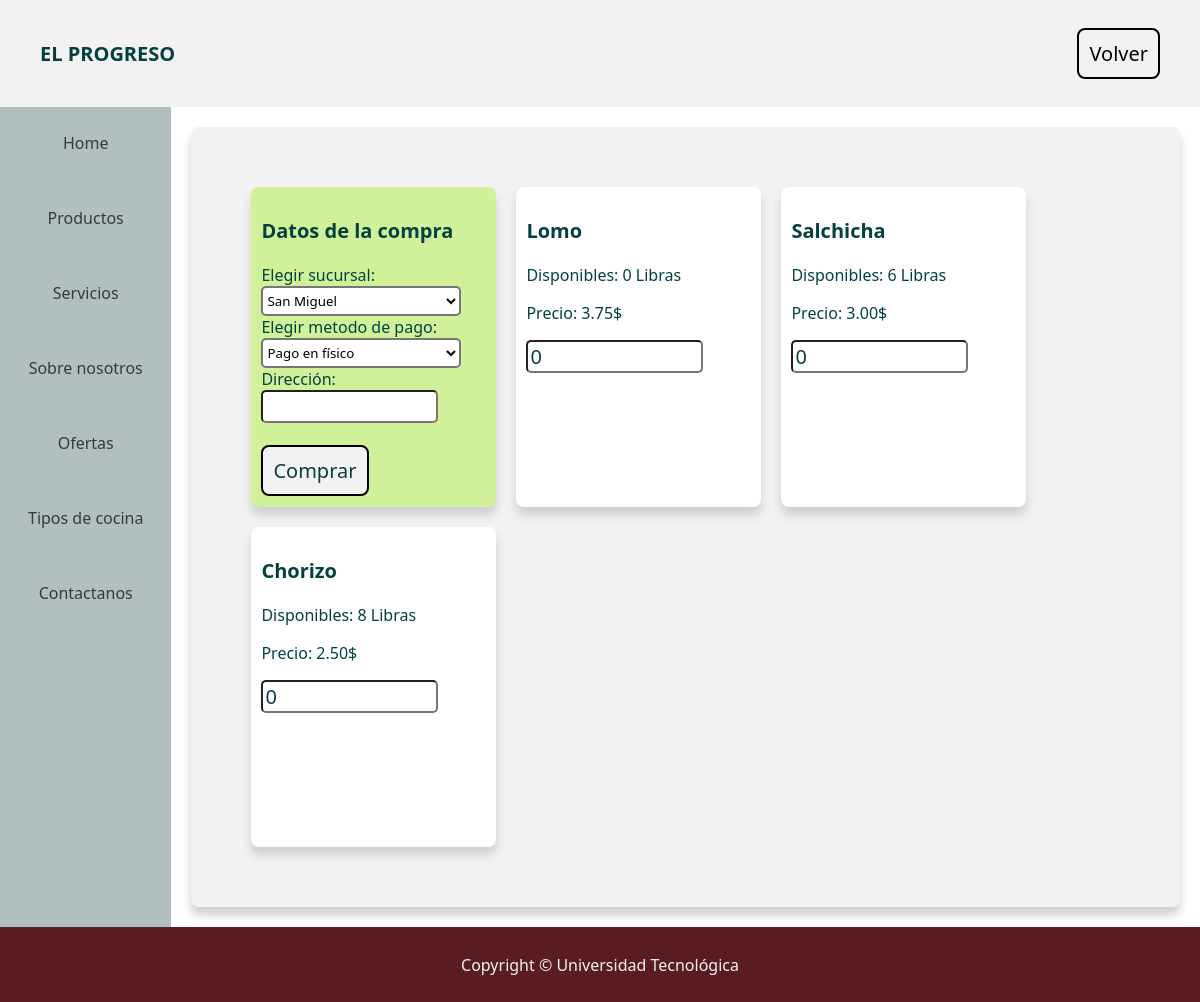
/pages/user/store.php (signed in), run on the app's committed database.
### tables this page shows
CREATE TABLE `productos` (
  `idProducto` int(11) NOT NULL,
  `nombre` varchar(200) NOT NULL,
  `precio` decimal(10,2) NOT NULL,
  `stock` int(11) NOT NULL,
  `isActive` bit(1) DEFAULT b'1',
  `idCategoria` int(11) NOT NULL,
  `idProveedor` int(11) NOT NULL,
  `idUnidad` int(11) NOT NULL
);

CREATE TABLE `unidades` (
  `idUnidad` int(11) NOT NULL,
  `Nombre` varchar(30) NOT NULL,
  `Descripcion` varchar(100) NOT NULL
);

### pages/user/manager.php (called while the page is built, shortened)
<?php
function executeQuery($query){
  $connection = $GLOBALS['connectDB']();
  $response = mysqli_fetch_array(mysqli_query($connection, $query));
  return $response;
}
function getUserID($email) {
  $query = "SELECT `idUsuario` FROM `usuarios` WHERE `email` = '$email';";
  return executeQuery($query)['idUsuario'];
}
function getAllUserData($id){
  $query = "SELECT clientes.nombres, clientes.apellidos, usuarios.password, clientes.telefono, usuarios.email, clientes.direccion, usuarios.idCliente
  FROM usuarios INNER JOIN clientes ON usuarios.idUsuario=clientes.idCliente
  WHERE usuarios.idUsuario=$id;";
  return executeQuery($query);
}
?>

### pages/user/store.php (the view, shortened to what this page needs)
<!DOCTYPE html>
<html lang="es">
<head>
  <link rel="stylesheet" href="../../style.css">
</head>
<body>
  <header class="bright">
    <p>EL PROGRESO</p>
    <button onclick="location.href='userhomepage.php'">Volver</button>
  </header>
  <?php
    require('manager.php');
    $userId = getUserID($_SESSION['email']);
  ?>
  <div class="page">
    <nav>
      <a href="../../home.html">Home</a>
      <a href="../static/products.html">Productos</a>
      <a href="../static/services">Servicios</a>
      <a href="../static/about.html">Sobre nosotros</a>
      <a href="../static/oferts">Ofertas</a>
      <a href="../static/tipos_de_cocina.html">Tipos de cocina</a>
      <a href="../static/contact">Contactanos</a>
    </nav>
    <section>
      <article class="bright">
        <form action="../scripts/storehandler.php" method="post">
          <div class="card-holder">
            <div class="card" style="background-color: #d0f19a;">
              <h1>Datos de la compra</h1>
              Elegir sucursal:
              <select name="sucursal">
                <?php
                  $connection = $connectDB();
                  $query = "SELECT `idSucursal`, `nombre` FROM `sucursales`";
                  $result = mysqli_query($connection, $query);
                  while ($row_suc = mysqli_fetch_assoc($result)) {
                    $sucursal[] = $row_suc;
                  }
                  foreach($sucursal as $row) {
                    echo "<option value=\"".$row['idSucursal']."\">".$row['nombre']."</option>";
                  }
                ?>
              </select>
              Elegir metodo de pago:
              <select name="modoPago">
                <?php
                  $connection = $connectDB();
                  $query = "SELECT `idModo`, `tipoPago` FROM `modoPagos`";
                  $result = mysqli_query($connection, $query);
                  while ($row_pago = mysqli_fetch_assoc($result)) {
                    $pago[] = $row_pago;
                  }
                  foreach($pago as $row) {
                    echo "<option value=\"".$row['idModo']."\">".$row['tipoPago']."</option>";
                  }
                ?>
              </select>
              <br>
              <?php
                $userData = getAllUserData($userId);
                echo("Dirección:");
                echo('<input type="text" value="'.$userData['direccion'].'" hint=Direccion name=direccion required>')
              ?>
              <br>
              <br>
              <input type="submit" value="Comprar">
            </div>
            <?php
              $connection = $connectDB();
              $data = [];
              $query = "SELECT productos.idProducto, productos.nombre, productos.stock, productos.isActive, productos.precio, unidades.Nombre as medida
              FROM productos INNER JOIN unidades
              ON productos.idUnidad=unidades.idUnidad WHERE isActive=1;";
              $result = mysqli_query($connection, $query);
              while ($row_prod = mysqli_fetch_assoc($result)) {
                $producto[] = $row_prod;
              }
              foreach($producto as $row) {
                array_push($data, $row['idProducto']);
                echo("<div class=\"card white\">");
                echo("<h1>".$row['nombre']."</h1>");
                echo("<p>Disponibles: ".$row['stock']." ".$row['medida']."</p>");
                echo("<p>Precio: ".$row['precio']."$</p>");
                echo("<input type=\"number\" name=\"cuantity".$row['idProducto']."\" value=\"0\" min=\"0\" max=\"".$row['stock']."\">");
                echo("</div>");
              }
            ?>
          </div>
        </form>
      </article>
    </section>
  </div>
  <footer class="dark">Copyright © Universidad Tecnológica</footer>
</body>
</html>

### style.css (style rules this page uses)
* { font-family: 'Segoe UI', Tahoma, Geneva, Verdana, sans-serif; }
body { margin: 0; min-height: 100vh; display: flex; flex-direction: column; }
header { font-size: 20px; font-weight: bold; padding: 20px 40px; display: flex; justify-content: space-between; align-items: center; flex-wrap: wrap; }
h1 { font-size: 25px; font-weight: bold; }
footer { height: 35px; padding: 20px; display: flex; justify-content: center; align-items: center; }
nav { background-color: #B2BEBF; height: auto; width: 200px; display: flex; flex-direction: column; align-items: center; justify-content: flex-start; }
nav a { text-align: center; text-decoration: none; color: #3B3936; height: 50px; width: 100%; padding: 25px 0px 0px; transition-duration: 0.3s; }
section { width: 100%; height: auto; display: flex; flex-wrap: wrap; }
article { margin: 20px; padding: 50px; height: auto; width: 100%; border-radius: 8px; box-shadow: 0px 8px 10px 0px #CFCFCF; }
input { border-radius: 5px; border: 2 px solid #044040; color: #044040; font-size: 20px; }
input[type=text] { width: 75%; }
input[type=number] { width: 75%; }
input[type=submit] { background-color: #F2F2F2; transition-duration: 0.3s; font-size: 20px; border-radius: 8px; border: 2px solid black; padding: 10px; }
select { border-width: 2px; width: 200px; height: 30px; border-radius: 5px; border: 2 px solid black; background-color: white; }
.page { flex-grow: 1; display: flex; }
.white { background-color: white; color: #044040; }
.bright { background-color: #F2F2F2; color: #044040; }
.bright button { background-color: #F2F2F2; transition-duration: 0.3s; font-size: 20px; border-radius: 8px; border: 2px solid black; padding: 10px; }
.dark { background-color: #591C21; color: #F2F2F2; }
.card-holder { display: flex; flex-wrap: wrap; }
.card { color: #044040; width: 225px; margin: 10px; height: 300px; padding: 10px; border-radius: 8px; box-shadow: 0px 8px 10px 0px #CFCFCF; }
.card h1 { font-size: 20px; }

### data on the page
productos: nombre "Lomo", stock "0", idUnidad.Nombre "Libras", precio "3.75"
productos: nombre "Salchicha", stock "6", idUnidad.Nombre "Libras", precio "3.00"
productos: nombre "Chorizo", stock "8", idUnidad.Nombre "Libras", precio "2.50"

### other printed values
form field sucursal "San Miguel"
form field modoPago "Pago en físico"
